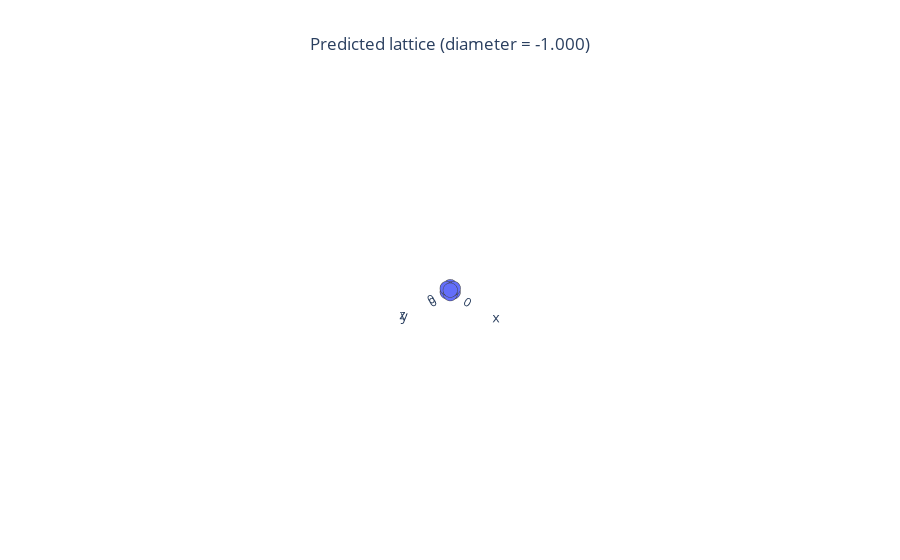

Notebook cell for this chart:
### Code cell
path = 'generated_mat'
name = 'LatticeStiffness_lattice_cubic.npz'
plot_lattice_from_path(path, name)

### Figure 1 — Plotly figure (JSON) as saved in the notebook; plotly's stock layout.template omitted (floating-point values rounded to 4 significant figures)
{"data": [{"hovertemplate": "0=%{x}<br>1=%{y}<br>2=%{z}<extra></extra>", "legendgroup": "", "marker": {"color": "#636efa", "line": {"width": 5}, "size": 5, "symbol": "circle"}, "mode": "markers", "name": "", "scene": "scene", "showlegend": false, "type": "scatter3d", "x": [0.3862, 0.3854, -0.387, -0.3857, 0.387, -0.387, -0.3856, 0.3851], "y": [0.3854, -0.386, -0.386, 0.3861, 0.3858, -0.3863, 0.3863, -0.386], "z": [-0.3932, -0.3823, -0.3833, -0.3947, 0.384, 0.3929, 0.3822, 0.3947]}, {"hovertemplate": "x=%{x}<br>y=%{y}<br>z=%{z}<extra></extra>", "legendgroup": "", "line": {"color": "#636efa", "dash": "solid"}, "marker": {"line": {"width": 5}, "size": 5, "symbol": "circle"}, "mode": "lines", "name": "", "scene": "scene", "showlegend": false, "type": "scatter3d", "x": [0.3854, 0.3862], "y": [-0.386, 0.3854], "z": [-0.3823, -0.3932]}, {"hovertemplate": "x=%{x}<br>y=%{y}<br>z=%{z}<extra></extra>", "legendgroup": "", "line": {"color": "#636efa", "dash": "solid"}, "marker": {"line": {"width": 5}, "size": 5, "symbol": "circle"}, "mode": "lines", "name": "", "scene": "scene", "showlegend": false, "type": "scatter3d", "x": [0.3854, 0.3862], "y": [-0.386, 0.3854], "z": [-0.3823, -0.3932]}, {"hovertemplate": "x=%{x}<br>y=%{y}<br>z=%{z}<extra></extra>", "legendgroup": "", "line": {"color": "#636efa", "dash": "solid"}, "marker": {"line": {"width": 5}, "size": 5, "symbol": "circle"}, "mode": "lines", "name": "", "scene": "scene", "showlegend": false, "type": "scatter3d", "x": [-0.3857, 0.3862], "y": [0.3861, 0.3854], "z": [-0.3947, -0.3932]}, {"hovertemplate": "x=%{x}<br>y=%{y}<br>z=%{z}<extra></extra>", "legendgroup": "", "line": {"color": "#636efa", "dash": "solid"}, "marker": {"line": {"width": 5}, "size": 5, "symbol": "circle"}, "mode": "lines", "name": "", "scene": "scene", "showlegend": false, "type": "scatter3d", "x": [0.3862, 0.3854], "y": [0.3854, -0.386], "z": [-0.3932, -0.3823]}, {"hovertemplate": "x=%{x}<br>y=%{y}<br>z=%{z}<extra></extra>", "legendgroup": "", "line": {"color": "#636efa", "dash": "solid"}, "marker": {"line": {"width": 5}, "size": 5, "symbol": "circle"}, "mode": "lines", "name": "", "scene": "scene", "showlegend": false, "type": "scatter3d", "x": [0.3862, 0.3854], "y": [0.3854, -0.386], "z": [-0.3932, -0.3823]}, {"hovertemplate": "x=%{x}<br>y=%{y}<br>z=%{z}<extra></extra>", "legendgroup": "", "line": {"color": "#636efa", "dash": "solid"}, "marker": {"line": {"width": 5}, "size": 5, "symbol": "circle"}, "mode": "lines", "name": "", "scene": "scene", "showlegend": false, "type": "scatter3d", "x": [-0.387, 0.3854], "y": [-0.386, -0.386], "z": [-0.3833, -0.3823]}, {"hovertemplate": "x=%{x}<br>y=%{y}<br>z=%{z}<extra></extra>", "legendgroup": "", "line": {"color": "#636efa", "dash": "solid"}, "marker": {"line": {"width": 5}, "size": 5, "symbol": "circle"}, "mode": "lines", "name": "", "scene": "scene", "showlegend": false, "type": "scatter3d", "x": [0.3854, -0.387], "y": [-0.386, -0.386], "z": [-0.3823, -0.3833]}, {"hovertemplate": "x=%{x}<br>y=%{y}<br>z=%{z}<extra></extra>", "legendgroup": "", "line": {"color": "#636efa", "dash": "solid"}, "marker": {"line": {"width": 5}, "size": 5, "symbol": "circle"}, "mode": "lines", "name": "", "scene": "scene", "showlegend": false, "type": "scatter3d", "x": [-0.3857, -0.387], "y": [0.3861, -0.386], "z": [-0.3947, -0.3833]}, {"hovertemplate": "x=%{x}<br>y=%{y}<br>z=%{z}<extra></extra>", "legendgroup": "", "line": {"color": "#636efa", "dash": "solid"}, "marker": {"line": {"width": 5}, "size": 5, "symbol": "circle"}, "mode": "lines", "name": "", "scene": "scene", "showlegend": false, "type": "scatter3d", "x": [-0.3857, -0.387], "y": [0.3861, -0.386], "z": [-0.3947, -0.3833]}, {"hovertemplate": "x=%{x}<br>y=%{y}<br>z=%{z}<extra></extra>", "legendgroup": "", "line": {"color": "#636efa", "dash": "solid"}, "marker": {"line": {"width": 5}, "size": 5, "symbol": "circle"}, "mode": "lines", "name": "", "scene": "scene", "showlegend": false, "type": "scatter3d", "x": [0.3862, -0.3857], "y": [0.3854, 0.3861], "z": [-0.3932, -0.3947]}, {"hovertemplate": "x=%{x}<br>y=%{y}<br>z=%{z}<extra></extra>", "legendgroup": "", "line": {"color": "#636efa", "dash": "solid"}, "marker": {"line": {"width": 5}, "size": 5, "symbol": "circle"}, "mode": "lines", "name": "", "scene": "scene", "showlegend": false, "type": "scatter3d", "x": [-0.387, -0.3857], "y": [-0.386, 0.3861], "z": [-0.3833, -0.3947]}, {"hovertemplate": "x=%{x}<br>y=%{y}<br>z=%{z}<extra></extra>", "legendgroup": "", "line": {"color": "#636efa", "dash": "solid"}, "marker": {"line": {"width": 5}, "size": 5, "symbol": "circle"}, "mode": "lines", "name": "", "scene": "scene", "showlegend": false, "type": "scatter3d", "x": [-0.387, -0.3857], "y": [-0.386, 0.3861], "z": [-0.3833, -0.3947]}, {"hovertemplate": "x=%{x}<br>y=%{y}<br>z=%{z}<extra></extra>", "legendgroup": "", "line": {"color": "#636efa", "dash": "solid"}, "marker": {"line": {"width": 5}, "size": 5, "symbol": "circle"}, "mode": "lines", "name": "", "scene": "scene", "showlegend": false, "type": "scatter3d", "x": [-0.3856, 0.387], "y": [0.3863, 0.3858], "z": [0.3822, 0.384]}, {"hovertemplate": "x=%{x}<br>y=%{y}<br>z=%{z}<extra></extra>", "legendgroup": "", "line": {"color": "#636efa", "dash": "solid"}, "marker": {"line": {"width": 5}, "size": 5, "symbol": "circle"}, "mode": "lines", "name": "", "scene": "scene", "showlegend": false, "type": "scatter3d", "x": [0.3851, 0.387], "y": [-0.386, 0.3858], "z": [0.3947, 0.384]}, {"hovertemplate": "x=%{x}<br>y=%{y}<br>z=%{z}<extra></extra>", "legendgroup": "", "line": {"color": "#636efa", "dash": "solid"}, "marker": {"line": {"width": 5}, "size": 5, "symbol": "circle"}, "mode": "lines", "name": "", "scene": "scene", "showlegend": false, "type": "scatter3d", "x": [0.3851, 0.387], "y": [-0.386, 0.3858], "z": [0.3947, 0.384]}, {"hovertemplate": "x=%{x}<br>y=%{y}<br>z=%{z}<extra></extra>", "legendgroup": "", "line": {"color": "#636efa", "dash": "solid"}, "marker": {"line": {"width": 5}, "size": 5, "symbol": "circle"}, "mode": "lines", "name": "", "scene": "scene", "showlegend": false, "type": "scatter3d", "x": [-0.3856, -0.387], "y": [0.3863, -0.3863], "z": [0.3822, 0.3929]}, {"hovertemplate": "x=%{x}<br>y=%{y}<br>z=%{z}<extra></extra>", "legendgroup": "", "line": {"color": "#636efa", "dash": "solid"}, "marker": {"line": {"width": 5}, "size": 5, "symbol": "circle"}, "mode": "lines", "name": "", "scene": "scene", "showlegend": false, "type": "scatter3d", "x": [-0.3856, -0.387], "y": [0.3863, -0.3863], "z": [0.3822, 0.3929]}, {"hovertemplate": "x=%{x}<br>y=%{y}<br>z=%{z}<extra></extra>", "legendgroup": "", "line": {"color": "#636efa", "dash": "solid"}, "marker": {"line": {"width": 5}, "size": 5, "symbol": "circle"}, "mode": "lines", "name": "", "scene": "scene", "showlegend": false, "type": "scatter3d", "x": [0.3851, -0.387], "y": [-0.386, -0.3863], "z": [0.3947, 0.3929]}, {"hovertemplate": "x=%{x}<br>y=%{y}<br>z=%{z}<extra></extra>", "legendgroup": "", "line": {"color": "#636efa", "dash": "solid"}, "marker": {"line": {"width": 5}, "size": 5, "symbol": "circle"}, "mode": "lines", "name": "", "scene": "scene", "showlegend": false, "type": "scatter3d", "x": [0.387, -0.3856], "y": [0.3858, 0.3863], "z": [0.384, 0.3822]}, {"hovertemplate": "x=%{x}<br>y=%{y}<br>z=%{z}<extra></extra>", "legendgroup": "", "line": {"color": "#636efa", "dash": "solid"}, "marker": {"line": {"width": 5}, "size": 5, "symbol": "circle"}, "mode": "lines", "name": "", "scene": "scene", "showlegend": false, "type": "scatter3d", "x": [-0.387, -0.3856], "y": [-0.3863, 0.3863], "z": [0.3929, 0.3822]}, {"hovertemplate": "x=%{x}<br>y=%{y}<br>z=%{z}<extra></extra>", "legendgroup": "", "line": {"color": "#636efa", "dash": "solid"}, "marker": {"line": {"width": 5}, "size": 5, "symbol": "circle"}, "mode": "lines", "name": "", "scene": "scene", "showlegend": false, "type": "scatter3d", "x": [-0.387, -0.3856], "y": [-0.3863, 0.3863], "z": [0.3929, 0.3822]}, {"hovertemplate": "x=%{x}<br>y=%{y}<br>z=%{z}<extra></extra>", "legendgroup": "", "line": {"color": "#636efa", "dash": "solid"}, "marker": {"line": {"width": 5}, "size": 5, "symbol": "circle"}, "mode": "lines", "name": "", "scene": "scene", "showlegend": false, "type": "scatter3d", "x": [0.387, 0.3851], "y": [0.3858, -0.386], "z": [0.384, 0.3947]}, {"hovertemplate": "x=%{x}<br>y=%{y}<br>z=%{z}<extra></extra>", "legendgroup": "", "line": {"color": "#636efa", "dash": "solid"}, "marker": {"line": {"width": 5}, "size": 5, "symbol": "circle"}, "mode": "lines", "name": "", "scene": "scene", "showlegend": false, "type": "scatter3d", "x": [0.387, 0.3851], "y": [0.3858, -0.386], "z": [0.384, 0.3947]}, {"hovertemplate": "x=%{x}<br>y=%{y}<br>z=%{z}<extra></extra>", "legendgroup": "", "line": {"color": "#636efa", "dash": "solid"}, "marker": {"line": {"width": 5}, "size": 5, "symbol": "circle"}, "mode": "lines", "name": "", "scene": "scene", "showlegend": false, "type": "scatter3d", "x": [-0.387, 0.3851], "y": [-0.3863, -0.386], "z": [0.3929, 0.3947]}], "layout": {"autosize": true, "scene": {"aspectmode": "auto", "aspectratio": {"x": 0.9941, "y": 0.9922, "z": 1.014}, "camera": {"center": {"x": 0, "y": 0, "z": 0}, "eye": {"x": 57.74, "y": 57.74, "z": 57.74}, "projection": {"type": "perspective"}, "up": {"x": 0, "y": 0, "z": 1}}}, "title": {"text": "Predicted lattice (diameter = -1.000)", "x": 0.5}}}
